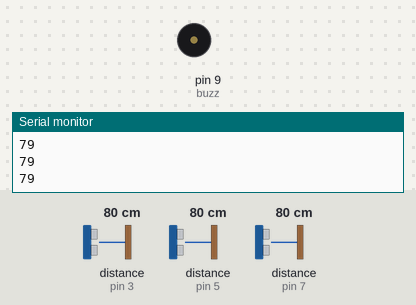
The sketch below on a simulated Arduino Uno, built with avr-gcc and run on an emulated ATmega328P. Shown: buzzer (waves = sounding, pin HIGH), the last lines printed to the serial monitor. Wiring (inferred from the names in the program): 3 × ultrasonic range finder: trigger pin 2, echo pin 3 / trigger pin 4, echo pin 5 / trigger pin 6, echo pin 7. The inputs (shaded band) are chosen by the test bench; at power-on: distance to the obstacle (sensors on pin 3, pin 5, pin 7) 80 cm. The echo pulse lasts 58.3 µs per cm; pins used as bus, display or sensor lines are not drawn.

Above: at 1.2 s.
1.3 s: distance to the obstacle (sensor on pin 3) set to 17 cm
At 1.6 s:
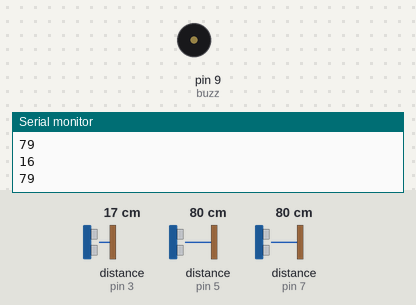
4.3 s: distance to the obstacle (sensor on pin 5) set to 250 cm
At 4.58 s:
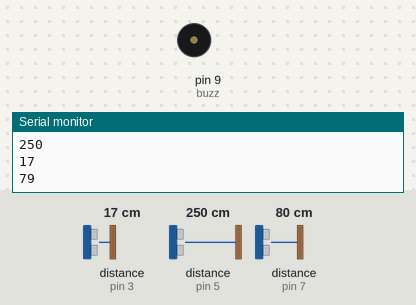
7.3 s: distance to the obstacle (sensor on pin 7) set to 2 cm
At 8.1 s:
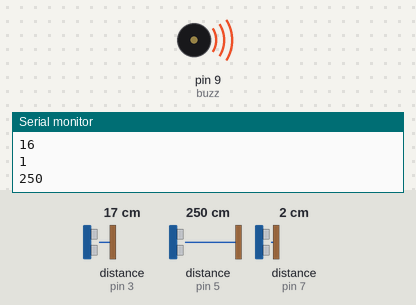
8.8 s: distance to the obstacle (sensor on pin 7) set to 18 cm
10.3 s: distance to the obstacle (sensor on pin 7) set to 23 cm
At 10.9 s:
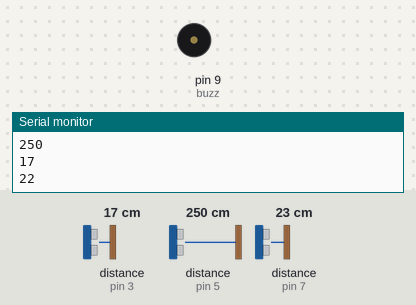
13.3 s: distance to the obstacle (sensor on pin 7) set to 60 cm
Timing chart, 0 to 17.3 s (numbered marks = the images above; inputs shaded):
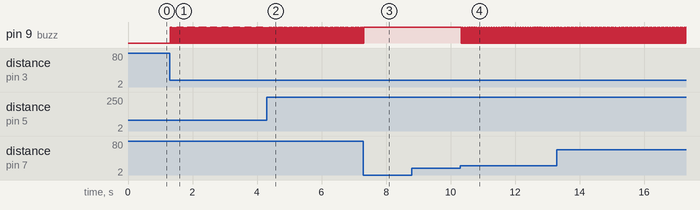

Measured:
- the behaviour switches between 20 and 21 cm on distance to the obstacle (sensor on pin 7) (found by bisection; images 3 and 4)
- after the input at 1.3 s, pin 9 (buzz): alternates HIGH for 0.01 s and LOW for 0.02 s, starting at once
- after the input at 4.3 s, pin 9 (buzz): alternates HIGH for 0.01 s and LOW for 0.03 s, starting after 0.17 s
- after the input at 7.3 s, pin 9 (buzz): goes on until 7.3 s, then stays HIGH
- after the input at 10.3 s, pin 9 (buzz): alternates HIGH for 0.01 s and LOW for 0.03 s, starting at once

The sketch:

FINAL_WALKING_STICK.ino
```cpp
#define trigPin1 2
#define echoPin1 3
#define trigPin2 4
#define echoPin2 5
#define trigPin3 6
#define echoPin3 7
#define buzz 9

long duration, distance, RightSensor,LeftSensor,FrontSensor;

void setup()
{
Serial.begin (9600);
pinMode(trigPin1, OUTPUT);
pinMode(echoPin1, INPUT);
pinMode(trigPin2, OUTPUT);
pinMode(echoPin2, INPUT);
pinMode(trigPin3, OUTPUT);
pinMode(echoPin3, INPUT);
pinMode(buzz, OUTPUT);
}

void loop()
{
SonarSensor(trigPin1, echoPin1);
RightSensor = distance;
SonarSensor(trigPin2, echoPin2);
LeftSensor = distance;
SonarSensor(trigPin3, echoPin3);
FrontSensor = distance;
Serial.println(LeftSensor);
Serial.println(RightSensor);
Serial.println(FrontSensor);
if(RightSensor<20 && RightSensor>0)
  {
    digitalWrite(buzz,HIGH);
    tone(700,100);
    delay(10);
  }
  if(LeftSensor<20 && LeftSensor>0)
  {
    digitalWrite(buzz,HIGH);
    tone(700,2000);
    delay(10);

  }
  if(FrontSensor<20 && FrontSensor>0)
  {
    digitalWrite(buzz,HIGH);
    tone(700,3500);
    delay(10);

  }
  else
  {
    digitalWrite(buzz,LOW);
    delay(10);

  }
}

void SonarSensor(int trigPin,int echoPin)
{
digitalWrite(trigPin, LOW);
delayMicroseconds(2);
digitalWrite(trigPin, HIGH);
delayMicroseconds(10);
digitalWrite(trigPin, LOW);
duration = pulseIn(echoPin, HIGH);
distance = (duration/2) / 29.1;
}
```
